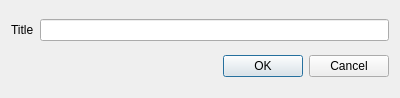
<?xml version="1.0" encoding="UTF-8"?>
<ui version="4.0">
 <class>HistoryDialog</class>
 <widget class="QDialog" name="HistoryDialog">
  <property name="geometry">
   <rect>
    <x>0</x>
    <y>0</y>
    <width>400</width>
    <height>98</height>
   </rect>
  </property>
  <property name="windowTitle">
   <string>Save History Entries</string>
  </property>
  <layout class="QGridLayout" name="gridLayout">
   <item row="0" column="0">
    <widget class="QLabel" name="label">
     <property name="text">
      <string>Title</string>
     </property>
    </widget>
   </item>
   <item row="0" column="1">
    <widget class="QLineEdit" name="historyTitleLineEdit"/>
   </item>
   <item row="1" column="1">
    <widget class="QDialogButtonBox" name="historyButtonBox">
     <property name="orientation">
      <enum>Qt::Horizontal</enum>
     </property>
     <property name="standardButtons">
      <set>QDialogButtonBox::Cancel|QDialogButtonBox::Ok</set>
     </property>
    </widget>
   </item>
  </layout>
 </widget>
 <resources/>
 <connections>
  <connection>
   <sender>historyButtonBox</sender>
   <signal>accepted()</signal>
   <receiver>HistoryDialog</receiver>
   <slot>accept()</slot>
   <hints>
    <hint type="sourcelabel">
     <x>248</x>
     <y>254</y>
    </hint>
    <hint type="destinationlabel">
     <x>157</x>
     <y>274</y>
    </hint>
   </hints>
  </connection>
  <connection>
   <sender>historyButtonBox</sender>
   <signal>rejected()</signal>
   <receiver>HistoryDialog</receiver>
   <slot>reject()</slot>
   <hints>
    <hint type="sourcelabel">
     <x>316</x>
     <y>260</y>
    </hint>
    <hint type="destinationlabel">
     <x>286</x>
     <y>274</y>
    </hint>
   </hints>
  </connection>
 </connections>
</ui>
